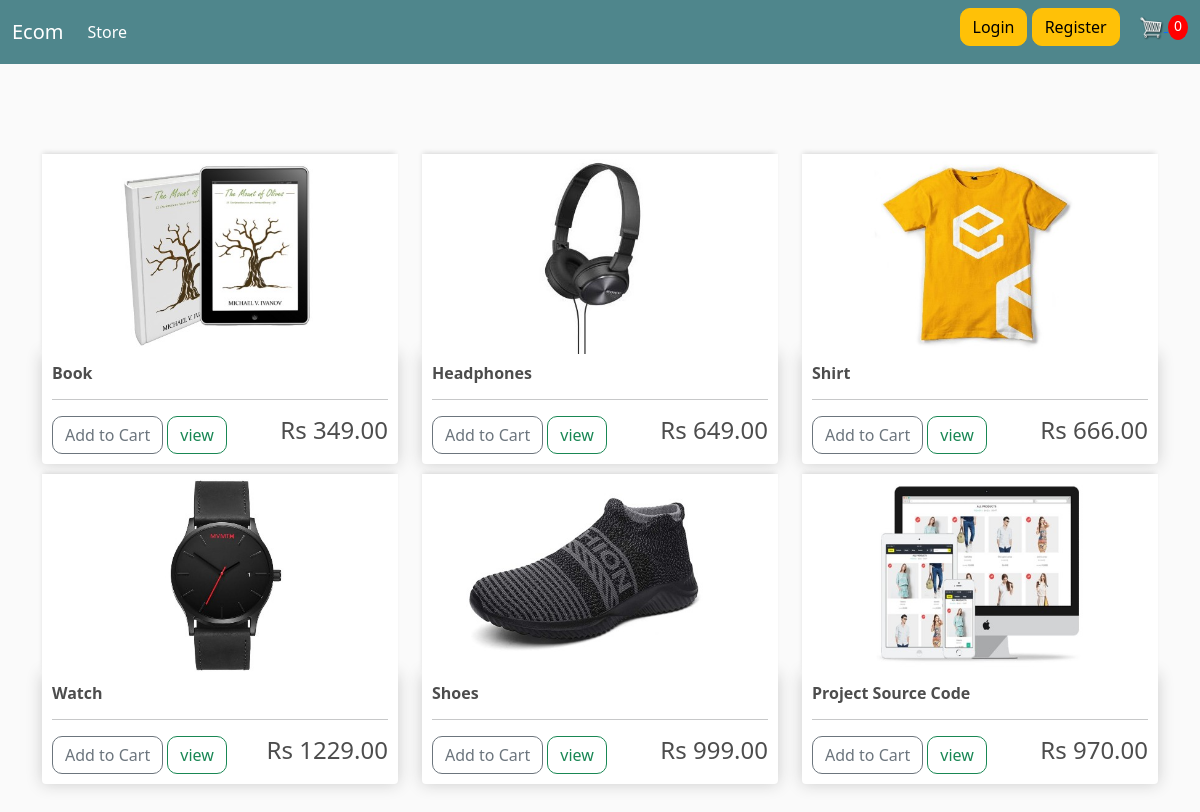
The page / on the database its author committed.
### store/models.py (models this page shows, shortened)
class Product(models.Model):
	name = models.CharField(max_length=200, null=True)
	price = models.DecimalField(max_digits=9,decimal_places=2)
	digital = models.BooleanField(default=False,null=True, blank=True)
	image = models.ImageField(blank=True, null= True)
	@property
	def imageURL(self):
		try:
			url = self.image.url
		except:
			url =''
		return url

### store/views.py (the view)
# urls.py: path('', include('store.urls')),
def store(request):
    data = cartData(request)
    cartItems = data['cartItems']
    products= Product.objects.all()
    context={'products':products,'cartItems':cartItems}
    return render(request, 'store/store.html', context)

### store/utils.py (called while the page is built, shortened)
def cookieCart(request):
    try:
        cart = json.loads(request.COOKIES['cart'])
    except:
        cart={}
    print('Cart:',cart)
    items = []
    order = {'get_cart_total':0,'get_cart_items':0,'shipping':False}
    cartItems = order['get_cart_items']
    return {'cartItems':cartItems,'order':order,'items':items}

def cartData(request):
    if request.user.is_authenticated:
        customer = request.user.customer
        order, created = Order.objects.get_or_create(customer=customer, complete=False)
        items = order.orderitem_set.all()
        cartItems = order.get_cart_items
    else:
        cookieData = cookieCart(request)
        cartItems = cookieData['cartItems']
        order = cookieData['order']
        items = cookieData['items']
    return {'cartItems':cartItems,'order':order,'items':items}

### store/templates/store/store.html
{% extends 'store/main.html' %}
{% load static %}
{% block content %}
    <div class="row">
        {% for product in products %}
        <div class="col-lg-4">
            <img class="thumbnail" src="{{product.imageURL}}">
            <div class="box-element product">
                <h6><strong>{{ product.name }}</strong></h6>
                <hr>
                <button data-product="{{product.id}}" data-action="add" class="btn btn-outline-secondary add-btn update-cart">Add to Cart</button>
                <a class="btn btn-outline-success" href="#">view</a>
                <h4 style="display:inline-block; float: right">Rs {{product.price|floatformat:2}}</h4>
            </div>
        </div>
        {% endfor %}
    </div>
{% endblock content %}

### store/templates/store/main.html (shortened to what this page needs)
<!DOCTYPE html>
{% load static %}
<html>
    <head>
        <link href="https://cdn.jsdelivr.net/npm/bootstrap@5.3.1/dist/css/bootstrap.min.css"
            rel="stylesheet"
>
        <link rel="stylesheet" type="text/css" href="{% static 'css/main.css' %}">
    </head>
    <body>
        <nav class="navbar navbar-expand-lg navbar-dark bg-dark">
            <div class="container-fluid">
              <a class="navbar-brand" href="{% url 'store' %}">Ecom</a>
              <div class="collapse navbar-collapse" id="navbarSupportedContent">
                <ul class="navbar-nav me-auto mb-2 mb-lg-0">
                  <li class="nav-item">
                    <a class="nav-link active" aria-current="page" href="{% url 'store' %}">Store</a>
                  </li>
                </ul>
                <div class="form-inline my-2 my-lg-0">
                  {% if request.user.is_authenticated %}
                    <a href="{% url 'logout' %}" class="btn btn-warning ">Logout</a>
                  {% else %}
                    <a href="{% url 'login' %}" class="btn btn-warning">Login</a>
                    <a href="{% url 'register' %}" class="btn btn-warning">Register</a>
                  {% endif %}
                    <a href="{% url 'cart' %}">
                        <img id="cart-icon" src="{% static 'images/cart.png' %}">
                    </a>
                    <p id="cart-total">{{cartItems}}</p>
                </div>
              </div>
            </div>
          </nav>
        <div class="container">
            {% block content %}
            {% endblock content %}
        </div>
    </body>
</html>

### static/css/main.css (style rules this page uses)
body { background-color: hsl(0, 0%, 98%); }
h1,h2,h3,h4,h5,h6 { color:hsl(0, 0%, 30%); }
.box-element { box-shadow:hsl(0, 0%, 80%) 0 0 16px; background-color: #fff; border-radius: 4px; padding: 10px; }
.thumbnail { width: 100%; height: 200px; -webkit-box-shadow: -1px -3px 5px -2px rgba(214,214,214,1); -moz-box-shadow: -1px -3px 5px -2px rgba(214,214,214,1); box-shadow: -1px -3px 5px -2px rgba(214,214,214,1); }
.product { border-radius: 0 0 4px 4px; }
.bg-dark { background-color: #4f868c!important; }
#cart-icon { width:25px; display: inline-block; margin-left: 15px; }
#cart-total { display: inline-block; text-align: center; color: #fff; background-color: red; width: 20px; height: 25px; border-radius: 50%; font-size: 14px; }
.col-lg-4, .col-lg-6, .col-lg-8, .col-lg-12 { margin-top: 10px; }
.btn { border-radius: 10px; }
.container { display: flex; justify-content: center; align-items: center; height: 100vh; }

### rows shown on the page
Product: imageURL (picture), name "Book", price "349.00"
Product: imageURL (picture), name "Headphones", price "649.00"
Product: imageURL (picture), name "Shirt", price "666.00"
Product: imageURL (picture), name "Watch", price "1229.00"
Product: imageURL (picture), name "Shoes", price "999.00"
Product: imageURL (picture), name "Project Source Code", price "970.00"

### other values the page prints
{{ cartItems }} "0"
